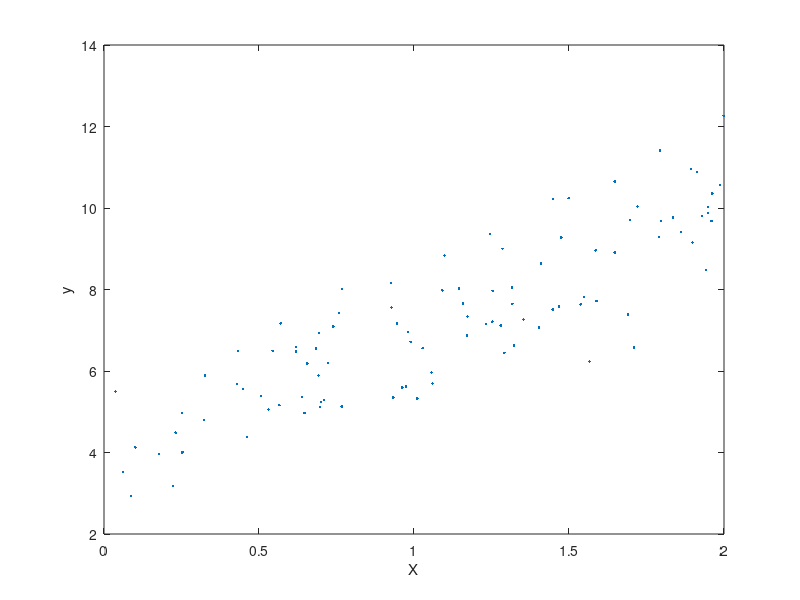
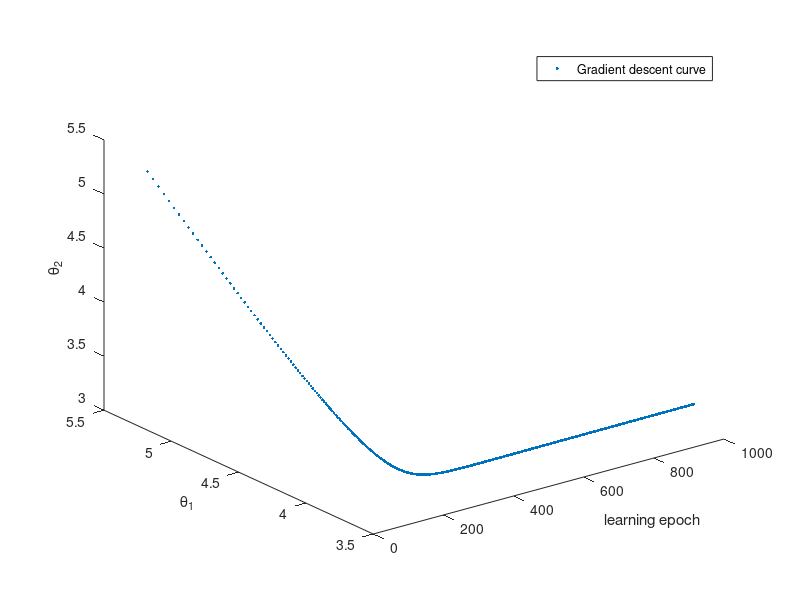
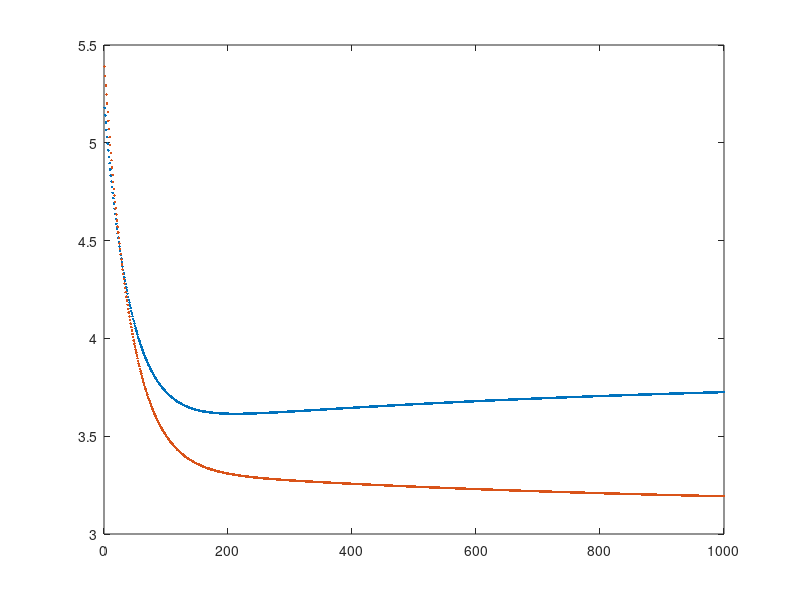

Recreate these plots in MATLAB, in order.
% Gradient Descent algorithm for linear regression

clear;
clc;

% Sample Data
no_data_points = 100;
X = 2 * rand(no_data_points, 1);
y = 4 + 3 * X + randn(no_data_points, 1);
plot(X,y, '.')
xlabel('X');
ylabel('y');

% Add bias term
X_b = [ones(no_data_points,1), X] ; %Adding a bias 'b' of one to each instance
X_b_transpose = transpose(X_b); %transpose x_b

%Let us try with gradient descent algorithm
eta = 0.005; % learning rate. Play with various values of the learning rate eta
n_iterations = 1000 ;
m = no_data_points;
theta = rand(2, 1) * 10; % random initialization of theta start theta from a large value
theta_iteration = []; %create array for storing the data
for iteration = 1:n_iterations
 gradients = 2/m * (X_b_transpose*((X_b*theta) - y)) ;
 theta = theta - eta * gradients;
 theta_iteration(iteration,1) = theta(1,1);
 theta_iteration(iteration,2) = theta(2,1);
end

figure
plot3(1:n_iterations,theta_iteration(:,1), theta_iteration(:,2), '.');
xlabel('learning epoch');
ylabel('\theta_1');
zlabel('\theta_2');
legend('Gradient descent curve')
%plot the trajectory of theta towards minimum
figure
plot(1:n_iterations, theta_iteration(:,1), '.')
hold on
plot(1:n_iterations, theta_iteration(:,2), '.')
